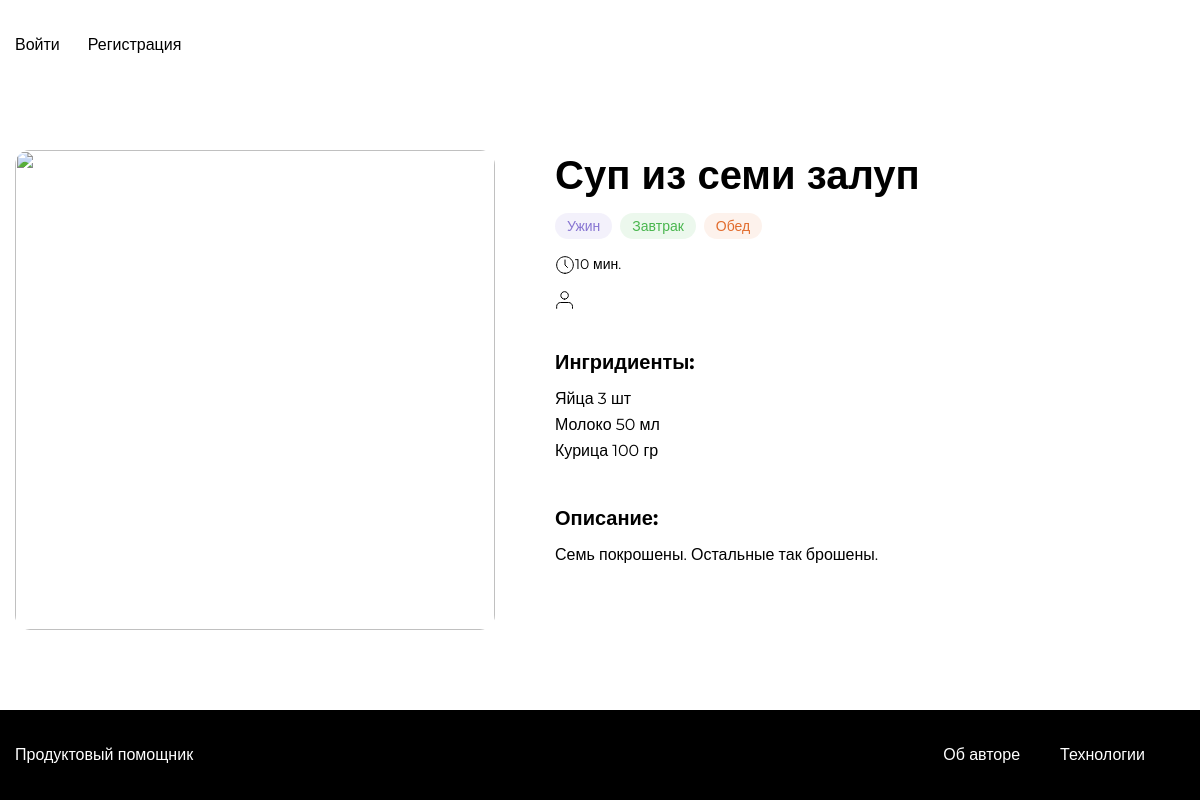
Page /recipe/1/ on the committed database.
### recipe/models.py (models this page shows, shortened)
class Recipe(models.Model):
    author = models.ForeignKey(User, on_delete=models.CASCADE)
    name = models.CharField(max_length=50, verbose_name = 'Название рецепта')
    description = models.TextField(verbose_name = 'Текст')
    pub_date = models.DateTimeField('Дата публикации', auto_now_add=True)
    image = models.ImageField(upload_to='recipes/', blank=True, null=True)
    time = models.PositiveIntegerField(verbose_name = 'Время приготовления')
    tags = models.ManyToManyField(Tag, verbose_name = 'Тег')
    ingredients = models.ManyToManyField(Product, through = Ingredient, verbose_name = 'Ингредиент блюда')

class Tag(models.Model):
    tag = models.CharField(max_length=50, verbose_name = 'Тэг')
    def __str__(self):
        return self.tag

class Ingredient(models.Model):
    product = models.ForeignKey(Product, on_delete=models.CASCADE, verbose_name = 'Ингредиент')
    quantity = models.IntegerField(verbose_name = 'Вес')
    recipe = models.ForeignKey('Recipe', on_delete=models.CASCADE, related_name = 'quantity', verbose_name = 'Рецепт')

class Product(models.Model):
    title = models.CharField(max_length=50, verbose_name = 'Название')
    dimension = models.CharField(max_length=20, verbose_name = 'Единицы измерения')

### recipe/views.py (the view)
# urls.py: path('recipe/<int:recipe_id>/', views.recipe_view, name='recipe_view')
def recipe_view(request, recipe_id):
    recipe = get_object_or_404(Recipe, pk=recipe_id)
    return render(request, 'recipe/singlePage.html', {'recipe': recipe})

### recipe/templates/recipe/singlePage.html (shortened to what this page needs)
{% extends "recipe/base.html" %}
{% load static %}
{% block css %}
    <link rel="stylesheet" href="{% static '/pages/single.css' %}">
{% endblock css %}
{% block content %}
{% load thumbnail %}
<div class="single-card" data-id="{{ recipe.id }}" data-author="{{ recipe.author.id }}">
    {% thumbnail recipe.image "960x500" as im %}
        <img src="{{ im.url }}" class="single-card__image">
    {% endthumbnail %}
            <div class="single-card__info">
                <div class="single-card__header-info">
                    <h1 class="single-card__title">{{ recipe.name }}</h1>
                </div>
                <ul class="single-card__items">
                {% for tag in recipe.tags.all %}
                        {% if tag.tag == 'Завтрак' %}
                        <li class="single-card__item"><span class="badge badge_style_green">{{ tag }}</span></li>
                        {% elif tag.tag == 'Обед' %}
                        <li class="single-card__item"><span class="badge badge_style_orange">{{ tag }}</span></li>
                        {% else %}
                        <li class="single-card__item"><span class="badge badge_style_purple">{{ tag }}</span></li>
                        {% endif %}
                {% endfor %}
                </ul>
                <div class="single-card__items single-card__items_column">
                    <p class="single-card__text"><span class="icon-time"></span>{{ recipe.time }} мин.</p>
                    <ul class="single-card__items">
                        <li class="single-card__item"><p class="single-card__text"><span class="icon-user"></span>{{ recipe.author.first_name }} {{ recipe.author.last_name }}</p></li>
                    </ul>
                </div>
                <div class="single-card__section">
                    <h3 class="single-card__section-title">Ингридиенты:</h3>
                    <div class="single-card__items single-card__items_column">
                        {% for ingredient in recipe.quantity.all %}
                        <p class=" single-card__section-item">{{ ingredient.product.title }} {{ ingredient.quantity }} {{ ingredient.product.dimension }}</p>
                        {% endfor %}
                    </div>
                </div>
                <div class="single-card__section">
                    <h3 class="single-card__section-title">Описание:</h3>
                    <p class=" single-card__section-text">{{ recipe.description }}</p>
                </div>
            </div>
        </div>
{% endblock content %}

### recipe/static/pages/single.css (style rules this page uses)
* { box-sizing: border-box; }
html, body { min-height: 100%; }

### recipe/static/blocks/single-card/single-card.css (style rules this page uses)
.single-card { display: flex; justify-content: space-between; }

### recipe/static/blocks/single-card/__title/single-card__title.css (style rules this page uses)
.single-card__title { font-family: 'Montserrat', sans-serif; font-style: normal; font-weight: bold; font-size: 40px; line-height: 49px; color: #000000; margin: 0; }

### recipe/static/blocks/single-card/__image/single-card__image.css (style rules this page uses)
.single-card__image { object-fit: cover; align-self: flex-start; height: 480px; width: 480px; border-radius: 15px; }

### recipe/static/blocks/single-card/__info/single-card__info.css (style rules this page uses)
.single-card__info { display: flex; flex-direction: column; width: 100%; padding-left: 60px; }

### recipe/static/blocks/single-card/__header-info/single-card__header-info.css (style rules this page uses)
.single-card__header-info { display: flex; justify-content: space-between; margin: 0 0 18px; }

### recipe/static/blocks/single-card/__items/single-card__items.css (style rules this page uses)
.single-card__items { display: flex; flex-direction: row; list-style: none; padding: 0; margin: 0 0 20px; }

### recipe/static/blocks/single-card/__item/single-card__item.css (style rules this page uses)
.single-card__item { margin-right: 8px; height: 100%; }

### recipe/static/blocks/single-card/__text/single-card__text.css (style rules this page uses)
.single-card__text { font-family: 'Montserrat', sans-serif; font-style: normal; font-weight: normal; font-size: 14px; line-height: 17px; color: #000000; margin: 0 0 15px; padding: 0; }
.single-card__text:last-child { margin-bottom: 0; }

### recipe/static/blocks/single-card/__items/_column/single-card__items_column.css (style rules this page uses)
.single-card__items_column { flex-direction: column; max-height: 129px; flex-wrap: wrap; }

### recipe/static/blocks/single-card/__section/single-card__section.css (style rules this page uses)
.single-card__section { margin: 0 0 22px; }
.single-card__section:last-child { margin: 0; }

### recipe/static/blocks/single-card/__section-title/single-card__section-title.css (style rules this page uses)
.single-card__section-title { font-family: 'Montserrat', sans-serif; font-style: normal; font-weight: bold; font-size: 20px; line-height: 24px; color: #000000; margin: 0 0 12px; }

### recipe/static/blocks/single-card/__section-text/single-card__section-text.css (style rules this page uses)
.single-card__section-text { font-size: 16px; line-height: 26px; font-family: 'Montserrat', sans-serif; font-style: normal; font-weight: normal; color: #000000; margin: 0 0 27px; padding: 0; }

### recipe/static/blocks/single-card/__section-item/single-card__section-item.css (style rules this page uses)
.single-card__section-item { font-size: 16px; line-height: 26px; font-family: 'Montserrat', sans-serif; font-style: normal; font-weight: normal; color: #000000; margin: 0; padding: 0; width: max-content; }

### recipe/static/blocks/badge/badge.css (style rules this page uses)
.badge { color: #fff; background: #ddd; border-radius: 24px; padding: 4px 12px; font-style: normal; font-weight: 500; font-size: 14px; line-height: 17px; font-family: 'Montserrat', sans-serif; }

### recipe/static/blocks/badge/_style/badge_style_green.css (style rules this page uses)
.badge_style_green { background: rgba(73, 182, 78, 0.1); color: #49B64E; }

### recipe/static/blocks/badge/_style/badge_style_orange.css (style rules this page uses)
.badge_style_orange { background: rgba(234, 146, 99, 0.12); color: #E26C2D; }

### recipe/static/blocks/badge/_style/badge_style_purple.css (style rules this page uses)
.badge_style_purple { background: rgba(135, 117, 210, 0.1); color: #8775D2; }

### rows in the picture
Recipe: name "Суп из семи залуп", time "10", description "Семь покрошены. Остальные так брошены."
Tag: tag "Ужин"
Tag: tag "Завтрак"
Tag: tag "Обед"
Ingredient: product "Яйца", quantity "3", product.dimension "шт"
Ingredient: product "Молоко", quantity "50", product.dimension "мл"
Ingredient: product "Курица", quantity "100", product.dimension "гр"
